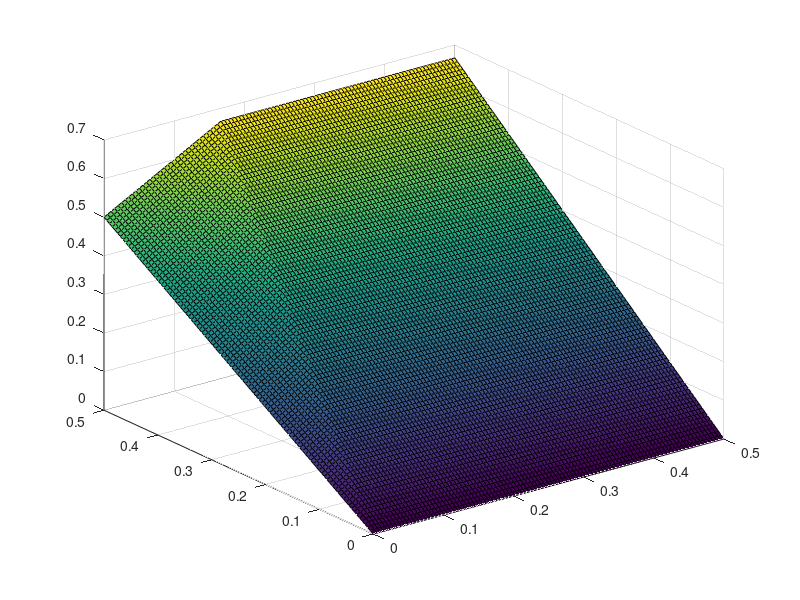
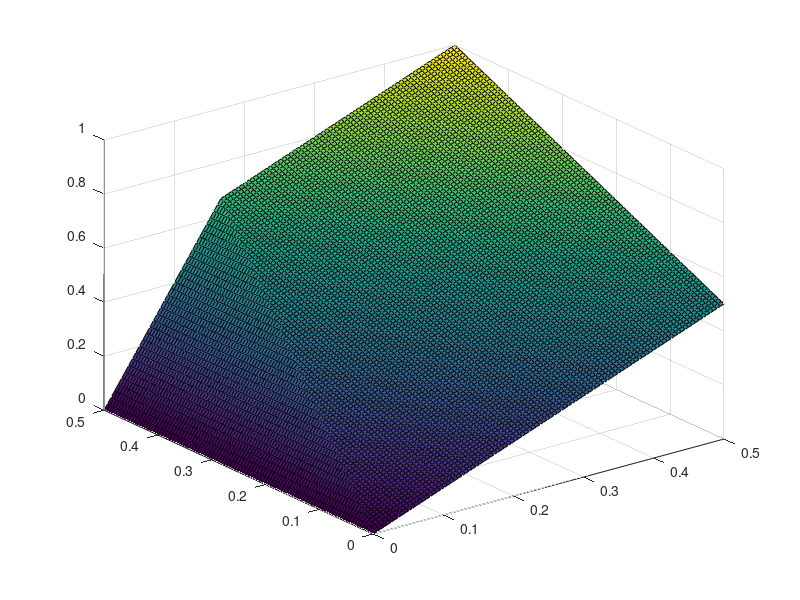

Source code (MATLAB) for these figures, in order:
clc
clear variables
close all


sg = linspace(0, 0.5, 100);
sh = linspace(0, 0.5, 100);

[sgMesh, shMesh] = meshgrid(sg, sh);

competitionFractionOfGas = 0.75;
competitionFractionOfHydrate = 1 - competitionFractionOfGas;

nSg = numel(sg);
nSh = numel(sh);

adjustedSg = zeros(nSg, nSh);
adjustedSh = zeros(nSg, nSh);


for iSg = 1:nSg
    for iSh = 1:nSh
        % Above equal pore size invasion point
        if( sh(iSh)/(sh(iSh) + sg(iSg)) > competitionFractionOfHydrate)
            adjustedSg(iSg, iSh) = sg(iSg) / competitionFractionOfGas;
            adjustedSh(iSg, iSh) = sh(iSh) + sg(iSg);
        else
            adjustedSg(iSg, iSh) = sg(iSg) + sh(iSh);
            adjustedSh(iSg, iSh) = sh(iSh) / competitionFractionOfHydrate;
        end
    end
end

figure
surf(sgMesh, shMesh, adjustedSg)
figure
surf(sgMesh, shMesh, adjustedSh)





